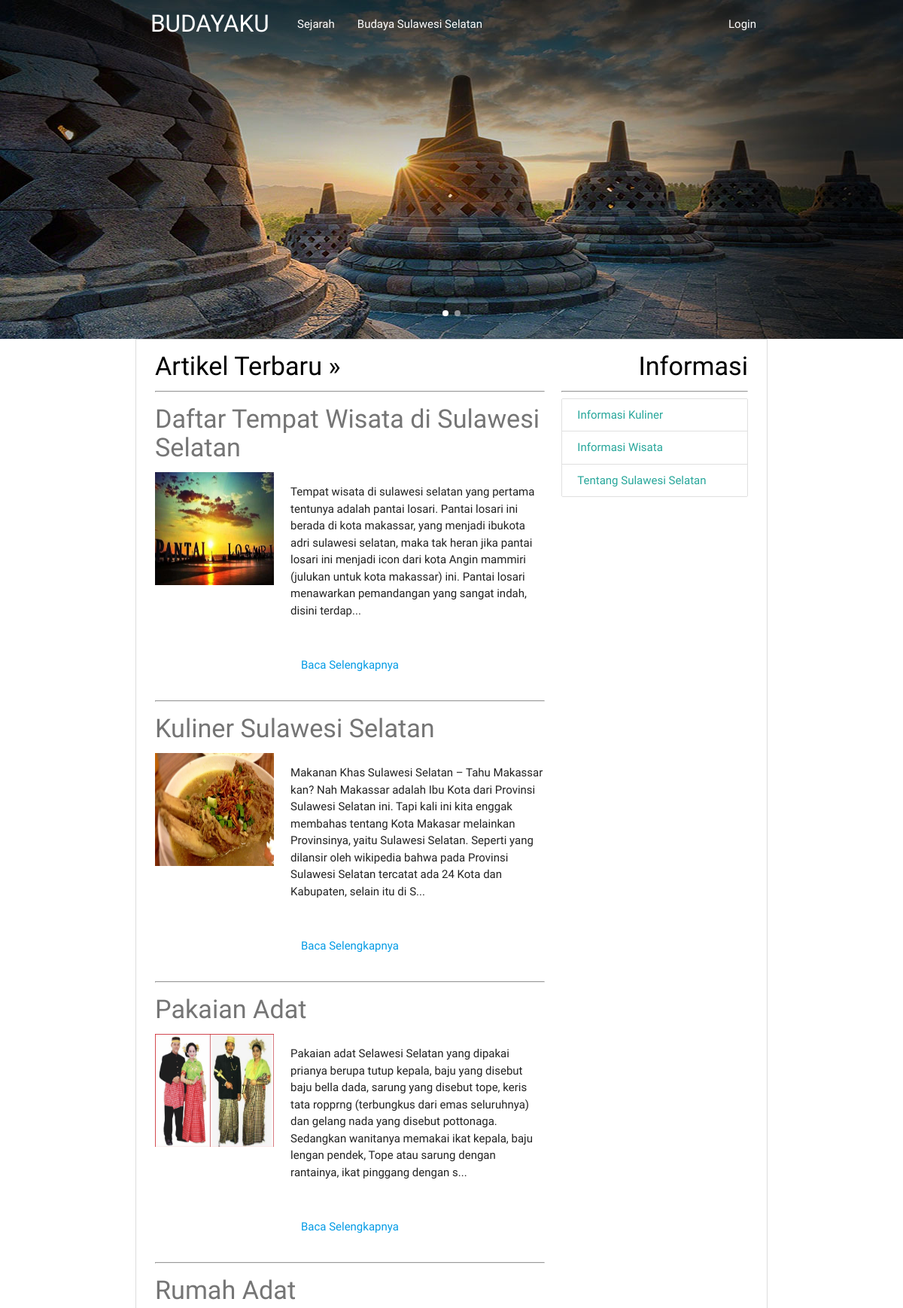
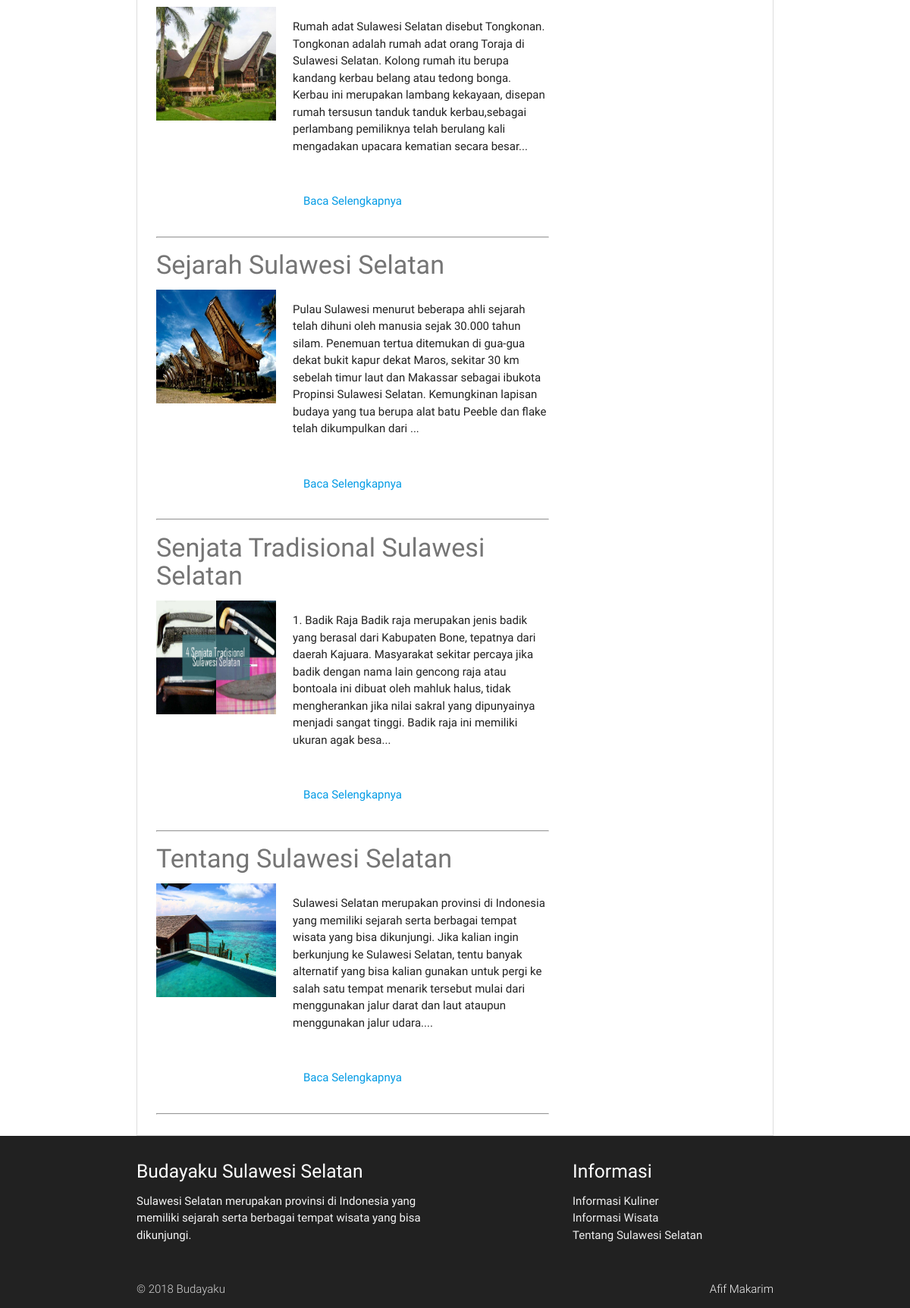
The page / on the database its author committed (2 pictures, top to bottom).
### tables this page shows
CREATE TABLE `post` (
  `judul` varchar(50) NOT NULL,
  `link` varchar(50) NOT NULL,
  `konten` text NOT NULL,
  `picture` text NOT NULL
);

### application/controllers/Blog.php (called while the page is built, shortened)
<?php defined('BASEPATH') OR exit('No direct script access allowed');
class Blog extends CI_Controller{
  public function __construct()
  {
    $this->load->helper('url');
    $this->load->model('M_blog', 'blog');
  }
  function index($link = FALSE)
  {
    if ($link === FALSE) {
      $data['posts'] = $this->blog->read();
      $this->load->view('header');
      $this->load->view('home', $data);
      $this->load->view('footer');
    } else {
      $data['post'] = $this->blog->read($link);
      $this->load->view('header');
      $this->load->view('post', $data);
      $this->load->view('footer');
    }
  }
}

### index.php (called while the page is built, shortened)
<?php
require_once BASEPATH.'core/CodeIgniter.php';

### application/models/M_blog.php (called while the page is built, shortened)
<?php defined('BASEPATH') OR exit('No direct script access allowed');
class M_blog extends CI_Model{
  public function read($link = FALSE)
  {
    if ($link === FALSE) {
      $query = $this->db->get('post');
      return $query->result_array();
    } else {
      $query = $this->db->get_where('post', array('link' => $link));
      return $query->row();
    }
  }
}

### application/views/home.php (the view, shortened to what this page needs)
<div class="row">
<div class="col s12 m8">
  <h4 class="black-text">Artikel Terbaru »</h4>
  <hr>
<?php foreach ($posts as $post) :?>
  <h4><a class="grey-text text-darken-1" href="<?= site_url('blog/index/'.$post['link']); ?>"><?= $post['judul']; ?></a></h4>
  <div class="row">
  <img width="300" height="150" src="<?php echo base_url("asset/images/".$post['picture']); ?>" class="col s4"/>
  <p class="col s8"><?= $out = mb_strimwidth($post['konten'], 0, 350, "..."); ?></p>
  </div>
  <div class="row">
    <?php if ($this->session->has_userdata('username')):?>
    <div class="center col s4">
    <p><a href="<?= site_url('blog/index/'.$post['link']); ?>">Baca Selengkapnya</a></p>
    </div>
    <div class="center col s4">
      <p><a href="<?= site_url('blog/delete/'.$post['link']); ?>">Delete</a></p>
    </div>
    <div class="center col s4">
    <p><a href="<?= site_url('blog/update/'.$post['link']); ?>">Update Post</a></p>
    </div>
  <?php else:?>
    <div class="center col s12">
    <p><a href="<?= site_url('blog/index/'.$post['link']); ?>">Baca Selengkapnya</a></p>
    </div>
  <?php endif;?>
  </div>
  <hr>
<?php endforeach; ?>
  </div>
  <div class="col s12 m4">
  <h4 class="black-text right-align">Informasi</h4>
  <hr>
        <div class="collection">
        <a href="<?= site_url('blog/index/kuliner-sulawesi-selatan'); ?>" class="collection-item">Informasi Kuliner</a>
        <a href="<?= site_url('blog/index/daftar-tempat-wisata-di-sulawesi-selatan'); ?>" class="collection-item">Informasi Wisata</a>
        <a href="<?= site_url('blog/index/tentang-sulawesi-selatan'); ?>" class="collection-item">Tentang Sulawesi Selatan</a>
      </div>
  </div>
  </div>

### application/views/header.php (shortened to what this page needs)
<!DOCTYPE html>
<html>
	<head>
		<link rel="stylesheet" href="<?= base_url("asset/css/materialize.min.css"); ?>">
		<link rel="stylesheet" href="<?= site_url("asset/fonts/material-icons/material-icons.css"); ?>">
	</head>
	<body>
	<header class="perapih">
	   <div class="carousel carousel-slider center" data-indicators="true">
	    <a class="carousel-item" href="#one!"><img src="<?=base_url('asset/images/1.jpg'); ?>"></a>
	  </div>
	    <nav class="container transparent z-depth-0">
    <div class="nav-wrapper z-depth-0">
      <a href="<?= base_url();?>" style="padding-left:20px;" class="brand-logo">BUDAYAKU</a>
      <ul id="nav-mobile" style="padding-left:200px;" class="left hide-on-med-and-down">
      <?php if ($this->session->has_userdata('username')):?>
        <li><a href="<?= site_url('blog/index/sejarah-sulawesi-selatan');?>">Sejarah</a></li>
        <li><a class='dropdown-button' href='#' data-activates='dropdown1'>Budaya Sulawesi Selatan</a></li>
		  <ul id='dropdown1' class='dropdown-content transparent'>
		    <li><a class="white-text" href="<?= site_url('blog/index/rumah-adat');?>">Rumah Adat</a></li>
		    <li><a class="white-text" href="<?= site_url('blog/index/pakaian-adat');?>">Pakaian Adat</a></li>
		    <li><a class="white-text" href="<?= site_url('blog/index/senjata-tradisional-sulawesi-selatan');?>">Senjata Tradisional</a></li>
		  </ul>
      	</ul>
      <ul id="nav-mobile" class="right hide-on-med-and-down">
      	<li><a href="<?= site_url('blog/create');?>">Post Baru</a></li>
        <li><a href="<?= site_url("logout"); ?>">Logout</a></li>
        <?php else : ?>
        <li><a href="<?= site_url('blog/index/sejarah-sulawesi-selatan');?>">Sejarah</a></li>
        <li><a class='dropdown-button' href='#' data-activates='dropdown1'>Budaya Sulawesi Selatan</a></li>
      	</ul>
      <ul id="nav-mobile" class="right hide-on-med-and-down">
        <li><a href="<?= site_url("login");?>">Login</a></li>
		<?php endif; ?>
      </ul>
      </div>
  </nav>
</header>
		<main class="container" id="outer-wrapper">

### application/views/footer.php (shortened to what this page needs)
  </main>
  <footer class="page-footer grey darken-4">
    <div class="container">
      <div class="row">
        <div class="col l6 s12">
          <h5 class="white-text">Budayaku Sulawesi Selatan</h5>
          <p class="grey-text text-lighten-4">Sulawesi Selatan merupakan provinsi di Indonesia yang memiliki sejarah serta berbagai tempat wisata yang bisa dikunjungi.</p>
        </div>
        <div class="col l4 offset-l2 s12">
          <h5 class="white-text">Informasi</h5>
          <ul>
            <li><a href="<?= site_url('blog/index/kuliner-sulawesi-selatan'); ?>" class="grey-text text-lighten-3">Informasi Kuliner</a></li>
            <li><a href="<?= site_url('blog/index/daftar-tempat-wisata-di-sulawesi-selatan'); ?>" class="grey-text text-lighten-3">Informasi Wisata</a></li>
            <li><a href="<?= site_url('blog/index/tentang-sulawesi-selatan'); ?>" class="grey-text text-lighten-3">Tentang Sulawesi Selatan</a></li>
          </ul>
        </div>
      </div>
    </div>
    <div class="footer-copyright">
      <div class="container">
        © 2018 Budayaku
        <a href="#" class="grey-text text-lighten-4 right">Afif Makarim</a>
      </div>
    </div>
  </footer>
  </body>
</html>

### application/views/header.php (style rules this page uses)
nav.container.transparent.z-depth-0 { left: 0; position: absolute; top: 0; right: 0; }
.carousel-slider { max-height: 450px; }
#outer-wrapper { padding-right: 25px; padding-left: 25px; border: 1px solid #ddd; }

### application/views/footer.php (style rules this page uses)
body { display: flex; min-height: 100vh; flex-direction: column; }
main { flex: 1 0 auto; }

### rows shown on the page
post: judul "Daftar Tempat Wisata di Sulawesi Selatan", picture (picture), konten "Tempat wisata di sulawesi selatan yang pertama tentunya adalah pantai losari. Pantai losari ini berada di kota makassar, yang menjadi ibukota adri sulawesi selatan, maka tak heran jika pantai losari ini menjadi icon dari kota Angin mammiri (julukan untuk kota makassar) ini. Pantai losari menawarkan pemandangan yang sangat indah, disini terdap..."
post: judul "Kuliner Sulawesi Selatan", picture (picture), konten "Makanan Khas Sulawesi Selatan – Tahu Makassar kan? Nah Makassar adalah Ibu Kota dari Provinsi Sulawesi Selatan ini. Tapi kali ini kita enggak membahas tentang Kota Makasar melainkan Provinsinya, yaitu Sulawesi Selatan. Seperti yang dilansir oleh wikipedia bahwa pada Provinsi Sulawesi Selatan tercatat ada 24 Kota dan Kabupaten, selain itu di S..."
post: judul "Pakaian Adat", picture (picture), konten "Pakaian adat Selawesi Selatan yang dipakai prianya berupa tutup kepala, baju yang disebut baju bella dada, sarung yang disebut tope, keris tata ropprng (terbungkus dari emas seluruhnya) dan gelang nada yang disebut pottonaga. Sedangkan wanitanya memakai ikat kepala, baju lengan pendek, Tope atau sarung dengan rantainya, ikat pinggang dengan s..."
post: judul "Rumah Adat", picture (picture), konten "Rumah adat Sulawesi Selatan disebut Tongkonan. Tongkonan adalah rumah adat orang Toraja di Sulawesi Selatan. Kolong rumah itu berupa kandang kerbau belang atau tedong bonga. Kerbau ini merupakan lambang kekayaan, disepan rumah tersusun tanduk tanduk kerbau,sebagai perlambang pemiliknya telah berulang kali mengadakan upacara kematian secara besar..."
post: judul "Sejarah Sulawesi Selatan", picture (picture), konten "Pulau Sulawesi menurut beberapa ahli sejarah telah dihuni oleh manusia sejak 30.000 tahun silam. Penemuan tertua ditemukan di gua-gua dekat bukit kapur dekat Maros, sekitar 30 km sebelah timur laut dan Makassar sebagai ibukota Propinsi Sulawesi Selatan. Kemungkinan lapisan budaya yang tua berupa alat batu Peeble dan flake telah dikumpulkan dari ..."
post: judul "Senjata Tradisional Sulawesi Selatan", picture (picture), konten "1. Badik Raja Badik raja merupakan jenis badik yang berasal dari Kabupaten Bone, tepatnya dari daerah Kajuara. Masyarakat sekitar percaya jika badik dengan nama lain gencong raja atau bontoala ini dibuat oleh mahluk halus, tidak mengherankan jika nilai sakral yang dipunyainya menjadi sangat tinggi. Badik raja ini memiliki ukuran agak besa..."
post: judul "Tentang Sulawesi Selatan", picture (picture), konten "Sulawesi Selatan merupakan provinsi di Indonesia yang memiliki sejarah serta berbagai tempat wisata yang bisa dikunjungi. Jika kalian ingin berkunjung ke Sulawesi Selatan, tentu banyak alternatif yang bisa kalian gunakan untuk pergi ke salah satu tempat menarik tersebut mulai dari menggunakan jalur darat dan laut ataupun menggunakan jalur udara...."
